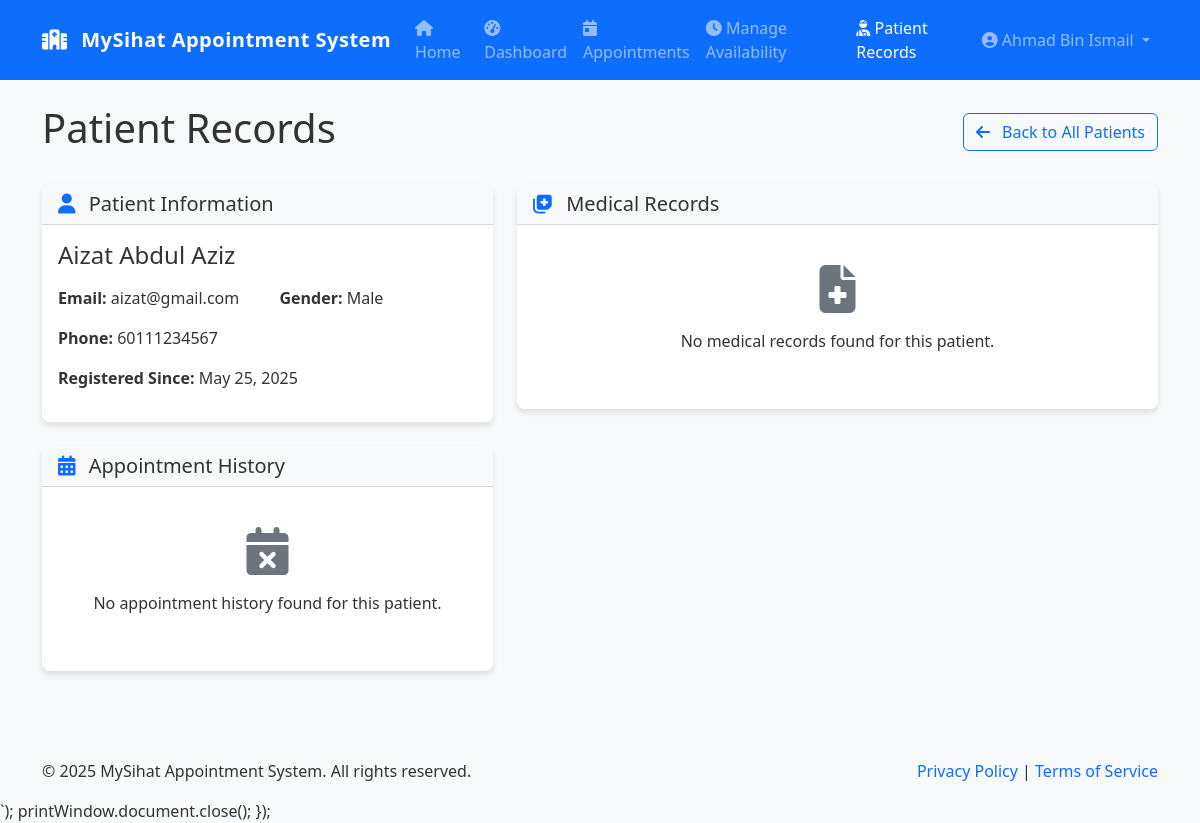
/doctor/patient_records.php?patient_id=10 (signed in), run on the app's committed database.
### tables this page shows
CREATE TABLE users (
        id INTEGER PRIMARY KEY AUTOINCREMENT,
        username TEXT NOT NULL UNIQUE,
        password TEXT NOT NULL,
        email TEXT NOT NULL UNIQUE,
        first_name TEXT NOT NULL,
        last_name TEXT NOT NULL,
        role TEXT NOT NULL CHECK(role IN ('patient', 'doctor', 'admin')),
        phone TEXT,
        address TEXT,
        date_of_birth TEXT,
        gender TEXT CHECK(gender IN ('male', 'female', 'other')),
        created_at TIMESTAMP DEFAULT CURRENT_TIMESTAMP,
        updated_at TIMESTAMP DEFAULT CURRENT_TIMESTAMP
    );

### doctor/patient_records.php (the view, shortened to what the rows shown need)
<?php
require_once '../includes/db.php';
require_once '../includes/functions.php';
$userId = getCurrentUserId();
$db = Database::getInstance();
$patientId = isset($_GET['patient_id']) && is_numeric($_GET['patient_id']) ? (int) $_GET['patient_id'] : 0;
try {
    if ($patientId > 0) {
        $patient = $db->fetchOne(
            "SELECT * FROM users WHERE id = ? AND role = ?",
            [$patientId, ROLE_PATIENT]
        );
        $appointments = $db->fetchAll(
            "SELECT * FROM appointments
             WHERE patient_id = ? AND doctor_id = ?
             ORDER BY appointment_date DESC, appointment_time DESC",
            [$patientId, $userId]
        );
        $medicalRecords = $db->fetchAll(
            "SELECT m.*, a.appointment_date, a.appointment_time
             FROM medical_records m
             JOIN appointments a ON m.appointment_id = a.id
             WHERE m.patient_id = ? AND m.doctor_id = ?
             ORDER BY a.appointment_date DESC, a.appointment_time DESC",
            [$patientId, $userId]
        );
    }
} catch (Exception $e) {
    error_log("Patient records error: " . $e->getMessage());
    setFlashMessage('error', 'An error occurred while retrieving patient records.', 'danger');
    $patients = [];
    $patient = null;
    $appointments = [];
    $medicalRecords = [];
}
include '../includes/header.php';
?>
<div class="row">
    <div class="col-md-12">
        <?php if ($patientId > 0): ?>
            <div class="d-flex justify-content-between align-items-center mb-4">
                <h1>Patient Records</h1>
                <a href="patient_records.php" class="btn btn-outline-primary">
                    <i class="fas fa-arrow-left me-2"></i> Back to All Patients
                </a>
            </div>
            <div class="row">
                <div class="col-md-5">
                    <div class="card mb-4">
                        <div class="card-header">
                            <h5 class="mb-0">
                                <i class="fas fa-user text-primary me-2"></i>
                                Patient Information
                            </h5>
                        </div>
                        <div class="card-body">
                            <h4 class="mb-3"><?php echo $patient['first_name'] . ' ' . $patient['last_name']; ?></h4>
                            <div class="row">
                                <div class="col-md-6">
                                    <?php if (!empty($patient['email'])): ?>
                                        <p><strong>Email:</strong> <?php echo $patient['email']; ?></p>
                                    <?php endif; ?>
                                    <?php if (!empty($patient['phone'])): ?>
                                        <p><strong>Phone:</strong> <?php echo $patient['phone']; ?></p>
                                    <?php endif; ?>
                                </div>
                                <div class="col-md-6">
                                    <?php if (!empty($patient['gender'])): ?>
                                        <p><strong>Gender:</strong> <?php echo ucfirst($patient['gender']); ?></p>
                                    <?php endif; ?>
                                </div>
                            </div>
                            <p><strong>Registered Since:</strong> <?php echo formatDate($patient['created_at'], 'M j, Y'); ?></p>
                        </div>
                    </div>
                    <div class="card">
                        <div class="card-header">
                            <h5 class="mb-0">
                                <i class="fas fa-calendar-alt text-primary me-2"></i>
                                Appointment History
                            </h5>
                        </div>
                        <div class="card-body">
                            <?php if (count($appointments) > 0): ?>
                                <div class="table-responsive">
                                    <table class="table table-hover">
                                        <thead>
                                            <tr>
                                                <th>Date</th>
                                                <th>Time</th>
                                                <th>Status</th>
                                                <th>Actions</th>
                                            </tr>
                                        </thead>
                                        <tbody>
                                            <?php foreach ($appointments as $appointment): ?>
                                                <tr>
                                                    <td><?php echo formatDate($appointment['appointment_date']); ?></td>
                                                    <td><?php echo formatTime($appointment['appointment_time']); ?></td>
                                                    <td>
                                                        <span class="badge bg-<?php
                                                            echo $appointment['status'] === 'pending' ? 'warning' :
                                                                ($appointment['status'] === 'confirmed' ? 'success' :
                                                                    ($appointment['status'] === 'cancelled' ? 'danger' : 'secondary'));
                                                        ?>">
                                                            <?php echo ucfirst($appointment['status']); ?>
                                                        </span>
                                                    </td>
                                                    <td>
                                                        <a href="appointments.php?id=<?php echo $appointment['id']; ?>" class="btn btn-sm btn-outline-primary">
                                                            <i class="fas fa-eye"></i> View
                                                        </a>
                                                    </td>
                                                </tr>
                                            <?php endforeach; ?>
                                        </tbody>
                                    </table>
                                </div>
                            <?php else: ?>
                                <div class="text-center p-4">
                                    <i class="fas fa-calendar-times fa-3x text-muted mb-3"></i>
                                    <p>No appointment history found for this patient.</p>
                                </div>
                            <?php endif; ?>
                        </div>
                    </div>
                </div>
                <div class="col-md-7">
                    <div class="card">
                        <div class="card-header">
                            <h5 class="mb-0">
                                <i class="fas fa-notes-medical text-primary me-2"></i>
                                Medical Records
                            </h5>
                        </div>
                        <div class="card-body">
                            <?php if (count($medicalRecords) > 0): ?>
                                <div class="accordion" id="medicalRecordsAccordion">
                                    <?php foreach ($medicalRecords as $index => $record): ?>
                                        <div class="accordion-item mb-3 border rounded">
                                            <h2 class="accordion-header" id="heading<?php echo $index; ?>">
                                                <button class="accordion-button <?php echo $index !== 0 ? 'collapsed' : ''; ?>" type="button" data-bs-toggle="collapse" data-bs-target="#collapse<?php echo $index; ?>" aria-expanded="<?php echo $index === 0 ? 'true' : 'false'; ?>" aria-controls="collapse<?php echo $index; ?>">
                                                    <div class="d-flex flex-column flex-md-row justify-content-between w-100">
                                                        <div>
                                                            <span class="fw-bold">Visit: <?php echo formatDate($record['appointment_date']); ?></span>
                                                            <span class="ms-md-3 d-block d-md-inline"><?php echo formatTime($record['appointment_time']); ?></span>
                                                        </div>
                                                        <div class="text-muted small d-none d-md-block">
                                                            <?php echo formatDate($record['created_at'], 'M j, Y'); ?>
                                                        </div>
                                                    </div>
                                                </button>
                                            </h2>
                                            <div id="collapse<?php echo $index; ?>" class="accordion-collapse collapse <?php echo $index === 0 ? 'show' : ''; ?>" aria-labelledby="heading<?php echo $index; ?>" data-bs-parent="#medicalRecordsAccordion">
                                                <div class="accordion-body">
                                                    <div class="row">
                                                        <div class="col-md-6">
                                                            <h5 class="mb-3">Diagnosis</h5>
                                                            <p><?php echo $record['diagnosis']; ?></p>
                                                            <h5 class="mb-3">Treatment</h5>
                                                            <p><?php echo $record['treatment']; ?></p>
                                                            <?php if (!empty($record['notes'])): ?>
                                                                <h5 class="mb-3">Additional Notes</h5>
                                                                <p><?php echo $record['notes']; ?></p>
                                                            <?php endif; ?>
                                                        </div>
                                                        <div class="col-md-6">
                                                            <h5 class="mb-3">Prescriptions</h5>
                                                            <?php if (!empty($record['prescriptions'])): ?>
                                                                <?php foreach ($record['prescriptions'] as $prescription): ?>
                                                                    <div class="prescription-item p-3 mb-3 border rounded">
                                                                        <h6><?php echo $prescription['medication_name']; ?></h6>
                                                                        <p class="mb-1"><strong>Dosage:</strong> <?php echo $prescription['dosage']; ?></p>
                                                                        <p class="mb-1"><strong>Frequency:</strong> <?php echo $prescription['frequency']; ?></p>
                                                                        <p class="mb-1"><strong>Duration:</strong> <?php echo $prescription['duration']; ?></p>
                                                                        <?php if (!empty($prescription['instructions'])): ?>
                                                                            <p class="mb-0"><strong>Instructions:</strong> <?php echo $prescription['instructions']; ?></p>
                                                                        <?php endif; ?>
                                                                    </div>
                                                                <?php endforeach; ?>
                                                            <?php else: ?>
                                                                <p class="text-muted">No prescriptions were issued.</p>
                                                            <?php endif; ?>
                                                        </div>
                                                    </div>
                                                    <div class="text-end mt-3">
                                                        <button class="btn btn-sm btn-outline-primary print-record" data-record-id="<?php echo $record['id']; ?>">
                                                            <i class="fas fa-print me-1"></i> Print Record
                                                        </button>
                                                    </div>
                                                </div>
                                            </div>
                                        </div>
                                    <?php endforeach; ?>
                                </div>
                            <?php else: ?>
                                <div class="text-center p-4">
                                    <i class="fas fa-file-medical fa-3x text-muted mb-3"></i>
                                    <p>No medical records found for this patient.</p>
                                </div>
                            <?php endif; ?>
                        </div>
                    </div>
                </div>
            </div>
        <?php endif; ?>
    </div>
</div>
<?php
$extraScripts = <<<EOT
<script>
    // Print individual medical record
    $('.print-record').on('click', function() {
        const recordId = $(this).data('record-id');
        const recordContent = $(this).closest('.accordion-item').find('.accordion-body').html();
        // Create a new window for printing
        const printWindow = window.open('', '_blank');
        printWindow.document.write(`
            <!DOCTYPE html>
            <html>
            <head>
                <title>Medical Record</title>
                <link rel="stylesheet" href="https://cdn.jsdelivr.net/npm/bootstrap@5.2.3/dist/css/bootstrap.min.css">
                <style>
                    body { padding: 20px; }
                    @media print {
                        .no-print { display: none !important; }
                    }
                </style>
            </head>
            <body>
                <div class="container">
                    <div class="row mb-4">
                        <div class="col-12">
                            <h2 class="text-center">${SITE_NAME}</h2>
                            <h3 class="text-center">Medical Record</h3>
                        </div>
                    </div>
                    ${recordContent}
                    <div class="row mt-5">
                        <div class="col-12 text-center no-print">
                            <button class="btn btn-primary" onclick="window.print()">Print</button>
                        </div>
                    </div>
                </div>
                <script>
                    // Auto print
                    window.onload = function() {
                        setTimeout(function() {
                            window.print();
                        }, 500);
                    };
                </script>
            </body>
            </html>
        `);
        printWindow.document.close();
    });
</script>
EOT;
include '../includes/footer.php';
?>

### data on the page
users: first_name "Aizat", last_name "Abdul Aziz", email "aizat@gmail.com", phone "60111234567", gender "Male", created_at "May 25, 2025"

### other printed values
SITE_NAME "MySihat Appointment System"
$_SESSION['full_name'] "Ahmad Bin Ismail"
